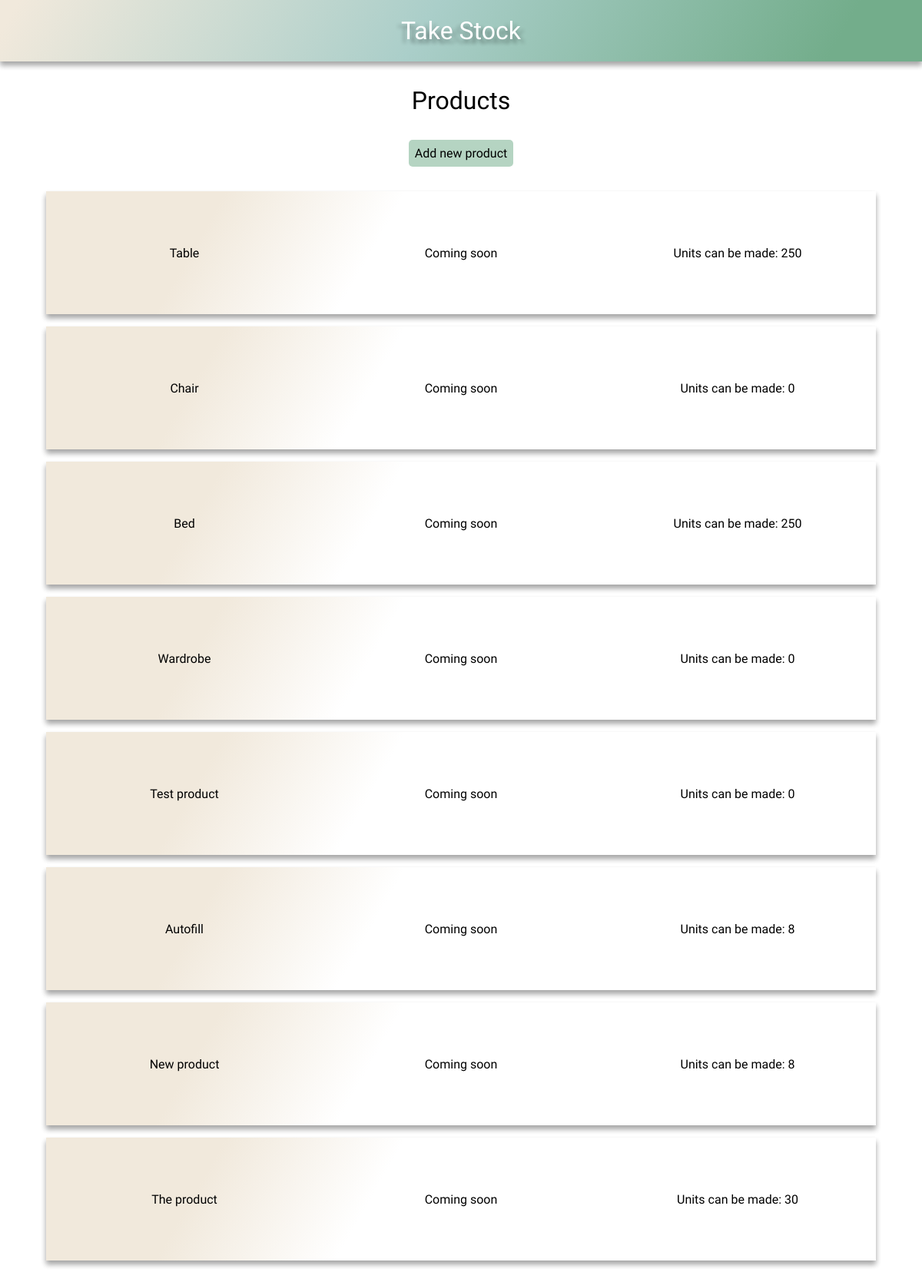
Before: /products/ with the older database file.
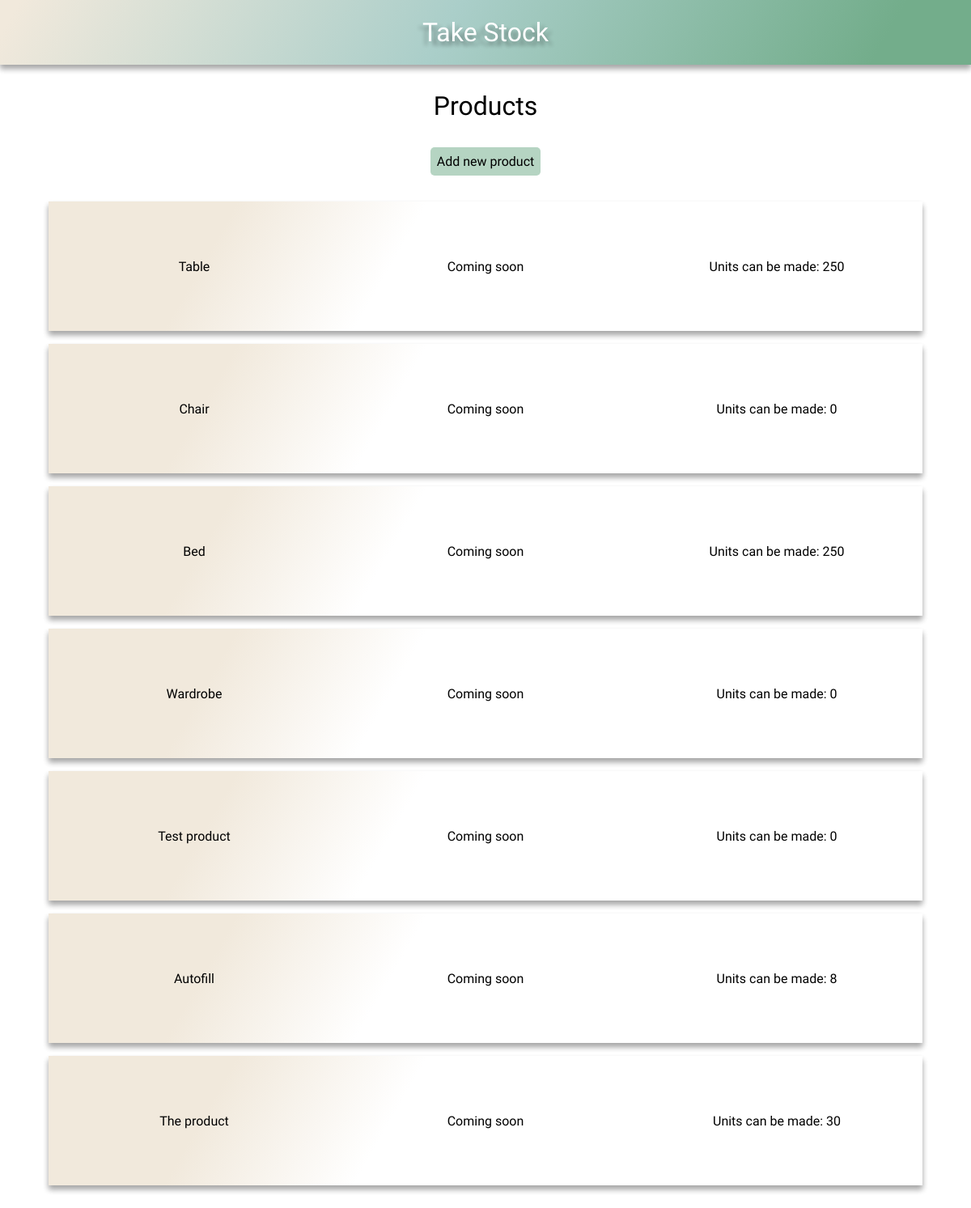
After: the same page with the newer database file.
### stock/models.py (models this page shows)
class Product(models.Model):
    name = models.CharField(max_length=100)
    stock_parts = models.ManyToManyField(Stock)
    def __str__(self):
        return f'{self.name}'

### stock/views.py (the view)
# urls.py: path('products/', product_page, name='products'),
def product_page(request):
    products = Product.objects.all()
    number_to_be_made = {}
    for product in products:
        parts = Parts.objects.filter(product_part_belongs_to=product.id)
        units = {}
        amount = []
        total_units_to_be_made = {}
        for i in parts:
            units_to_make = (i.item.number_in_stock / i.number_required)
            units_to_make = math.floor(units_to_make)
            units[i.product_part_belongs_to] = units_to_make
            amount.append(units_to_make)
        amount.sort()
        amount = amount[:1]
        if len(amount) == 0 or amount[0] == 0:
            total_units_to_be_made = 0
        else:
            for num in amount:
                int(num)
                total_units_to_be_made = num
        number_to_be_made[product.id] = total_units_to_be_made
    context = {
        'products': products,
        'number_to_be_made': number_to_be_made
    }
    return render(request, 'products.html', context)

### stock/templates/products.html
{% extends 'base.html' %}
{% load static %}
{% block head %}
    <link rel="stylesheet" href="{% static 'css/product.css' %}">
    <link rel="stylesheet" href="{% static 'css/style.css' %}">
{% endblock %}
{% block content %}
    <h1>Products</h1>
    <div class="add-new btn btn-submit btn-hover">
        <a href="{% url 'add_new_product' %}">Add new product</a>
    </div>
    <div class="product-container">
        {% for product in products %}
            <div class="product-row">
                <div class="product">
                    <a href="{% url 'product-detail' product.id %}">{{ product }}</a>
                </div>
                <div class="orders">
                    Coming soon
                </div>
                <div class="unit-number">
                    {% for key, value in number_to_be_made.items %}
                        {% if product.id == key %}
                            Units can be made: {{ value }}
                        {% endif %}
                    {% endfor %}
                </div>
            </div>
        {% endfor %}
    </div>
{% endblock %}

Changed rows visible on the page:
removed Product: name "New product", number_to_be_made "8"
